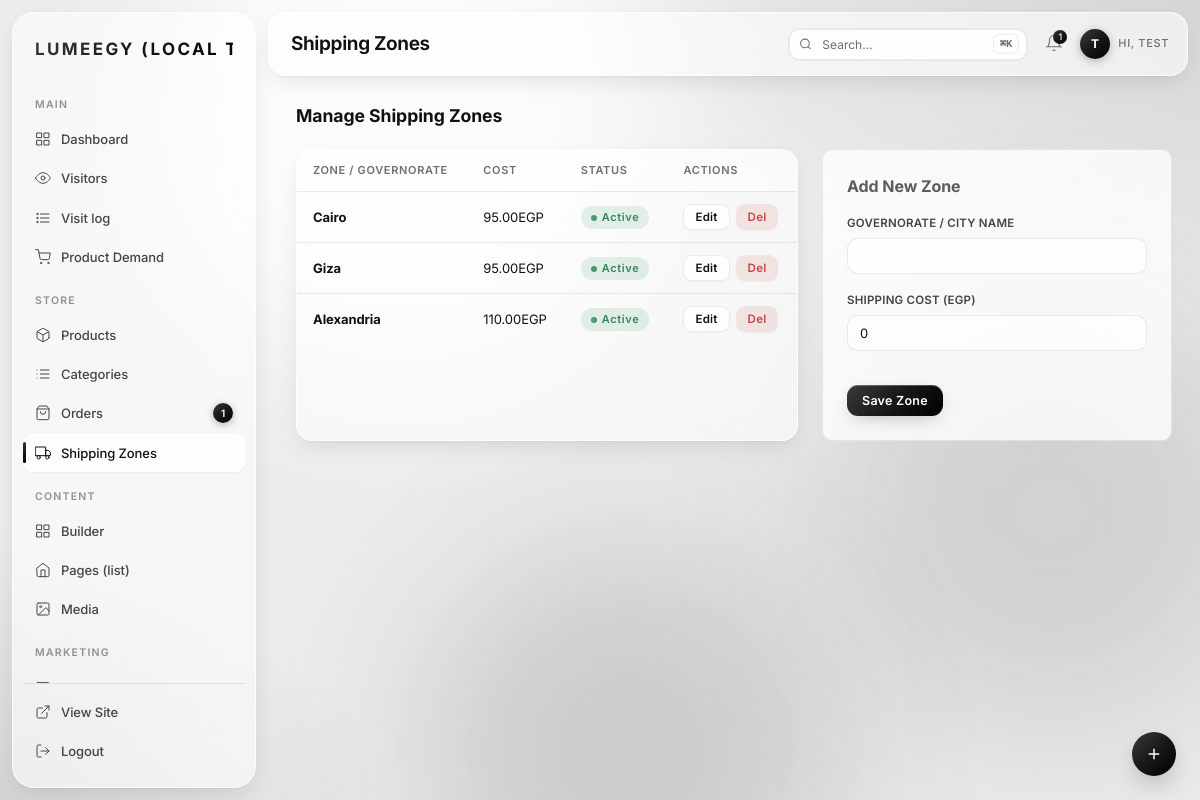
/admin/shipping.php (signed in), run on the app's committed database.
### tables this page shows
CREATE TABLE IF NOT EXISTS users (
    id INT UNSIGNED NOT NULL AUTO_INCREMENT,
    first_name VARCHAR(100) NOT NULL DEFAULT '',
    last_name VARCHAR(100) NOT NULL DEFAULT '',
    email VARCHAR(190) NOT NULL,
    phone VARCHAR(30) NULL,
    password_hash VARCHAR(255) NOT NULL,
    google_id VARCHAR(64) NULL,
    role VARCHAR(20) NOT NULL DEFAULT 'customer',       
    welcome_discount_pct DECIMAL(5,2) NULL DEFAULT NULL,
    welcome_discount_order_id INT UNSIGNED NULL DEFAULT NULL,
    welcome_discount_used_at DATETIME NULL DEFAULT NULL,
    created_at TIMESTAMP NOT NULL DEFAULT CURRENT_TIMESTAMP,
    updated_at TIMESTAMP NULL DEFAULT NULL ON UPDATE CURRENT_TIMESTAMP,
    PRIMARY KEY (id),
    UNIQUE KEY email (email),
    KEY google_id (google_id),
    KEY role (role)
);

CREATE TABLE IF NOT EXISTS shipping_zones (
    id INT UNSIGNED NOT NULL AUTO_INCREMENT,
    name VARCHAR(150) NOT NULL,
    cost DECIMAL(10,2) NOT NULL DEFAULT 0,
    is_active TINYINT(1) NOT NULL DEFAULT 1,
    sort_order INT NOT NULL DEFAULT 0,
    created_at TIMESTAMP NOT NULL DEFAULT CURRENT_TIMESTAMP,
    PRIMARY KEY (id),
    UNIQUE KEY name (name)
);

### config/database.php (called while the page is built, shortened)
<?php
function db(): PDO {
    static $pdo = null;
    if ($pdo !== null) return $pdo;
    $dsn = sprintf(
        'mysql:host=%s;dbname=%s;charset=%s',
        DB_HOST, DB_NAME, DB_CHARSET
    );
    $options = [
        PDO::ATTR_ERRMODE            => PDO::ERRMODE_EXCEPTION,
        PDO::ATTR_DEFAULT_FETCH_MODE => PDO::FETCH_ASSOC,
        PDO::ATTR_EMULATE_PREPARES   => false,
    ];
    try {
        $pdo = new PDO($dsn, DB_USER, DB_PASS, $options);
        $pdo->exec("SET time_zone = '" . date('P') . "'");
    } catch (PDOException $e) {
        lume_fail('PDOException: ' . $e->getMessage(), 'database connection');
        exit;
    }
    return $pdo;
}

### admin/includes/auth.php (called while the page is built, shortened)
<?php
require_once __DIR__ . '/../../includes/functions.php';
$adminUser = current_user();

### admin/shipping.php (the view, shortened to what this page needs)
<?php
require_once __DIR__ . '/includes/auth.php';
$pageTitle = 'Shipping Zones';
$adminPage = 'shipping';
$zones = db()->query('SELECT * FROM shipping_zones ORDER BY sort_order ASC, name ASC')->fetchAll();
require_once __DIR__ . '/includes/header.php';
?>
<div class="admin-toolbar">
    <div class="admin-toolbar__left">
        <h2 style="font-size:1.1rem">Manage Shipping Zones</h2>
    </div>
</div>
<div style="display:grid;grid-template-columns:1fr 350px;gap:24px;">
    <div class="admin-table-wrap">
        <table class="admin-table">
            <thead>
                <tr>
                    <th>Zone / Governorate</th>
                    <th>Cost</th>
                    <th>Status</th>
                    <th>Actions</th>
                </tr>
            </thead>
            <tbody>
                <?php if (empty($zones)): ?>
                <tr><td colspan="4" style="text-align:center;color:var(--a-muted)">No zones found.</td></tr>
                <?php else: ?>
                    <?php foreach ($zones as $z): ?>
                    <tr>
                        <td><strong><?= h($z['name']) ?></strong></td>
                        <td><?= money((float)$z['cost']) ?></td>
                        <td>
                            <?php if ($z['is_active']): ?>
                                <span class="admin-badge admin-badge--active">Active</span>
                            <?php else: ?>
                                <span class="admin-badge admin-badge--inactive">Inactive</span>
                            <?php endif; ?>
                        </td>
                        <td>
                            <div class="admin-table__actions">
                                <button type="button" class="admin-btn admin-btn--sm" onclick="editZone(<?= htmlspecialchars(json_encode($z)) ?>)">Edit</button>
                                <form method="post" onsubmit="return confirm('Delete this zone?');" style="display:inline">
                                    <button type="submit" class="admin-btn admin-btn--sm admin-btn--danger">Del</button>
                                </form>
                            </div>
                        </td>
                    </tr>
                    <?php endforeach; ?>
                <?php endif; ?>
            </tbody>
        </table>
    </div>
    <div>
        <div style="background:var(--a-surface);border:1px solid var(--a-border);border-radius:var(--a-radius);padding:24px;">
            <h3 id="form-title" style="font-size:1rem;margin-bottom:16px;color:var(--a-gold)">Add New Zone</h3>
            <form method="post" class="admin-form" id="zone-form">
                <div class="admin-form__group">
                    <label>Governorate / City Name</label>
                    <input type="text" name="name" id="form-name" required>
                </div>
                <div class="admin-form__group">
                    <label>Shipping Cost (EGP)</label>
                    <input type="number" name="cost" id="form-cost" min="0" step="0.01" value="0" required>
                </div>
                <div style="margin-top:16px;display:flex;gap:8px">
                    <button type="submit" class="admin-btn admin-btn--primary">Save Zone</button>
                </div>
            </form>
        </div>
    </div>
</div>
<?php require_once __DIR__ . '/includes/footer.php'; ?>

### admin/includes/header.php (shortened to what this page needs)
<?php
$adminPage = $adminPage ?? 'dashboard';
$unreadMessages = 0;
$pendingOrders = 0;
try {
    $unreadMessages = (int) db()->query('SELECT COUNT(*) FROM contact_messages WHERE is_read = 0')->fetchColumn();
    $pendingOrders = (int) db()->query('SELECT COUNT(*) FROM orders WHERE status = "pending"')->fetchColumn();
} catch (Exception $e) {
}
$totalNotifs = $unreadMessages + $pendingOrders;
?>
<!DOCTYPE html>
<html lang="en">
<head>
    <title><?= h($pageTitle ?? 'Admin') ?> — <?= h(setting('site_name', SITE_NAME)) ?></title>
    <link rel="stylesheet" href="<?= SITE_URL ?>/admin/assets/css/admin.css?v=<?= filemtime(__DIR__ . '/../assets/css/admin.css') ?>">
    <link rel="stylesheet" href="<?= SITE_URL ?>/admin/assets/css/glass.css?v=<?= filemtime(__DIR__ . '/../assets/css/glass.css') ?>">
    <link rel="stylesheet" href="<?= SITE_URL ?>/admin/assets/css/media-kit.css?v=<?= filemtime(__DIR__ . '/../assets/css/media-kit.css') ?>">
</head>
<body data-page="<?= h($adminPage) ?>">
<div class="g-backdrop" aria-hidden="true"><span></span><span></span><span></span></div>
<div class="admin-layout">
    <aside class="admin-sidebar" id="admin-sidebar">
        <div class="admin-sidebar__logo">
            <a href="<?= SITE_URL ?>/admin/"><?= h(setting('site_name', SITE_NAME)) ?></a>
        </div>
        <nav class="admin-sidebar__nav">
            <div class="admin-nav-section">Main</div>
            <a href="<?= SITE_URL ?>/admin/" class="admin-nav-link <?= $adminPage === 'dashboard' ? 'active' : '' ?>">
                <svg viewBox="0 0 24 24"><rect x="3" y="3" width="7" height="7"/><rect x="14" y="3" width="7" height="7"/><rect x="14" y="14" width="7" height="7"/><rect x="3" y="14" width="7" height="7"/></svg>
                <span>Dashboard</span>
            </a>
            <a href="<?= SITE_URL ?>/admin/analytics.php" class="admin-nav-link <?= $adminPage === 'analytics' ? 'active' : '' ?>">
                <svg viewBox="0 0 24 24"><path d="M1 12s4-8 11-8 11 8 11 8-4 8-11 8-11-8-11-8z"/><circle cx="12" cy="12" r="3"/></svg>
                <span>Visitors</span>
            </a>
            <a href="<?= SITE_URL ?>/admin/visits.php" class="admin-nav-link <?= $adminPage === 'visits' ? 'active' : '' ?>">
                <svg viewBox="0 0 24 24"><line x1="8" y1="6" x2="21" y2="6"/><line x1="8" y1="12" x2="21" y2="12"/><line x1="8" y1="18" x2="21" y2="18"/><circle cx="3.5" cy="6" r="1"/><circle cx="3.5" cy="12" r="1"/><circle cx="3.5" cy="18" r="1"/></svg>
                <span>Visit log</span>
            </a>
            <a href="<?= SITE_URL ?>/admin/demand.php" class="admin-nav-link <?= $adminPage === 'demand' ? 'active' : '' ?>">
                <svg viewBox="0 0 24 24"><circle cx="9" cy="21" r="1"/><circle cx="20" cy="21" r="1"/><path d="M1 1h4l2.68 13.39a2 2 0 0 0 2 1.61h9.72a2 2 0 0 0 2-1.61L23 6H6"/></svg>
                <span>Product Demand</span>
            </a>
            <div class="admin-nav-section">Store</div>
            <a href="<?= SITE_URL ?>/admin/products.php" class="admin-nav-link <?= $adminPage === 'products' ? 'active' : '' ?>">
                <svg viewBox="0 0 24 24"><path d="M21 16V8a2 2 0 0 0-1-1.73l-7-4a2 2 0 0 0-2 0l-7 4A2 2 0 0 0 3 8v8a2 2 0 0 0 1 1.73l7 4a2 2 0 0 0 2 0l7-4A2 2 0 0 0 21 16z"/><polyline points="3.27 6.96 12 12.01 20.73 6.96"/><line x1="12" y1="22.08" x2="12" y2="12"/></svg>
                <span>Products</span>
            </a>
            <a href="<?= SITE_URL ?>/admin/categories.php" class="admin-nav-link <?= $adminPage === 'categories' ? 'active' : '' ?>">
                <svg viewBox="0 0 24 24"><line x1="8" y1="6" x2="21" y2="6"/><line x1="8" y1="12" x2="21" y2="12"/><line x1="8" y1="18" x2="21" y2="18"/><line x1="3" y1="6" x2="3.01" y2="6"/><line x1="3" y1="12" x2="3.01" y2="12"/><line x1="3" y1="18" x2="3.01" y2="18"/></svg>
                <span>Categories</span>
            </a>
            <a href="<?= SITE_URL ?>/admin/orders.php" class="admin-nav-link <?= $adminPage === 'orders' ? 'active' : '' ?>">
                <svg viewBox="0 0 24 24"><path d="M6 2L3 6v14a2 2 0 0 0 2 2h14a2 2 0 0 0 2-2V6l-3-4z"/><line x1="3" y1="6" x2="21" y2="6"/><path d="M16 10a4 4 0 0 1-8 0"/></svg>
                <span>Orders</span>
                <?php if ($pendingOrders > 0): ?>
                    <span class="admin-nav-badge"><?= $pendingOrders ?></span>
                <?php endif; ?>
            </a>
            <a href="<?= SITE_URL ?>/admin/shipping.php" class="admin-nav-link <?= $adminPage === 'shipping' ? 'active' : '' ?>">
                <svg viewBox="0 0 24 24"><rect x="1" y="3" width="15" height="13"/><polygon points="16 8 20 8 23 11 23 16 16 16 16 8"/><circle cx="5.5" cy="18.5" r="2.5"/><circle cx="18.5" cy="18.5" r="2.5"/></svg>
                <span>Shipping Zones</span>
            </a>
            <div class="admin-nav-section">Content</div>
            <a href="<?= SITE_URL ?>/admin/builder.php" class="admin-nav-link <?= $adminPage === 'builder' ? 'active' : '' ?>">
                <svg viewBox="0 0 24 24"><rect x="3" y="3" width="7" height="7"/><rect x="14" y="3" width="7" height="7"/><rect x="14" y="14" width="7" height="7"/><rect x="3" y="14" width="7" height="7"/></svg>
                <span>Builder</span>
            </a>
            <a href="<?= SITE_URL ?>/admin/homepage.php" class="admin-nav-link <?= $adminPage === 'homepage' ? 'active' : '' ?>">
                <svg viewBox="0 0 24 24"><path d="M3 9l9-7 9 7v11a2 2 0 0 1-2 2H5a2 2 0 0 1-2-2z"/><polyline points="9 22 9 12 15 12 15 22"/></svg>
                <span>Pages (list)</span>
            </a>
            <a href="<?= SITE_URL ?>/admin/media.php" class="admin-nav-link <?= $adminPage === 'media' ? 'active' : '' ?>">
                <svg viewBox="0 0 24 24"><rect x="3" y="3" width="18" height="18" rx="2" ry="2"/><circle cx="8.5" cy="8.5" r="1.5"/><polyline points="21 15 16 10 5 21"/></svg>
                <span>Media</span>
            </a>
            <div class="admin-nav-section">Marketing</div>
            <a href="<?= SITE_URL ?>/admin/subscribers.php" class="admin-nav-link <?= $adminPage === 'subscribers' ? 'active' : '' ?>">
                <svg viewBox="0 0 24 24"><path d="M4 4h16c1.1 0 2 .9 2 2v12c0 1.1-.9 2-2 2H4c-1.1 0-2-.9-2-2V6c0-1.1.9-2 2-2z"/><polyline points="22 6 12 13 2 6"/></svg>
                <span>Subscribers</span>
            </a>
        </nav>
        <div class="admin-sidebar__bottom">
            <a href="<?= SITE_URL ?>/" class="admin-nav-link" target="_blank">
                <svg viewBox="0 0 24 24"><path d="M18 13v6a2 2 0 0 1-2 2H5a2 2 0 0 1-2-2V8a2 2 0 0 1 2-2h6"/><polyline points="15 3 21 3 21 9"/><line x1="10" y1="14" x2="21" y2="3"/></svg>
                <span>View Site</span>
            </a>
            <a href="<?= SITE_URL ?>/account.php?action=logout" class="admin-nav-link">
                <svg viewBox="0 0 24 24"><path d="M9 21H5a2 2 0 0 1-2-2V5a2 2 0 0 1 2-2h4"/><polyline points="16 17 21 12 16 7"/><line x1="21" y1="12" x2="9" y2="12"/></svg>
                <span>Logout</span>
            </a>
        </div>
    </aside>
    <div class="admin-main">
        <header class="admin-topbar">
            <div class="admin-topbar__left">
                <h1 class="admin-topbar__title"><?= h($pageTitle ?? 'Dashboard') ?></h1>
            </div>
            <div class="admin-topbar__right">
                <div class="admin-topbar__search">
                    <svg viewBox="0 0 24 24"><circle cx="11" cy="11" r="8"/><line x1="21" y1="21" x2="16.65" y2="16.65"/></svg>
                    <input type="text" placeholder="Search…" readonly onclick="AdminUI.openSearch()" id="topbar-search-trigger">
                    <span class="admin-topbar__search-shortcut">⌘K</span>
                </div>
                <div style="position:relative" id="admin-notif-wrapper">
                    <button class="admin-notif-btn" id="admin-notif-btn" title="<?= $totalNotifs ?> notifications">
                        <svg viewBox="0 0 24 24"><path d="M18 8A6 6 0 0 0 6 8c0 7-3 9-3 9h18s-3-2-3-9"/><path d="M13.73 21a2 2 0 0 1-3.46 0"/></svg>
                        <?php if ($totalNotifs > 0): ?>
                            <span class="admin-notif-badge"><?= $totalNotifs > 9 ? '9+' : $totalNotifs ?></span>
                        <?php endif; ?>
                    </button>
                </div>
                <span class="admin-topbar__user" data-initial="<?= h(function_exists('mb_substr') ? mb_strtoupper(mb_substr($adminUser['first_name'] ?? 'A', 0, 1)) : strtoupper(substr($adminUser['first_name'] ?? 'A', 0, 1))) ?>">Hi, <?= h($adminUser['first_name']) ?></span>
            </div>
        </header>
        <div class="admin-content">

### includes/functions.php (shortened to what this page needs)
<?php
require_once __DIR__ . '/../config/database.php';
function current_user(): ?array
{
    $stmt = db()->prepare('SELECT id, first_name, last_name, email, role FROM users WHERE id = ?');
    $stmt->execute([$_SESSION['user_id']]);
    $user = $stmt->fetch() ?: null;
    return $user;
}
function currency_symbol(): string
{
    $symbol = setting('currency_symbol', '');
    if (!$symbol || !is_string($symbol) || strlen($symbol) > 10 || preg_match('/^\d+$/', trim($symbol))) {
        $symbol = defined('CURRENCY_SYMBOL') ? CURRENCY_SYMBOL : 'EGP ';
    }
    if (!is_string($symbol) || strlen($symbol) > 10 || preg_match('/^\d+$/', trim($symbol))) {
        $symbol = 'EGP ';
    }
    return $symbol;
}
function money(float $amount): string
{
    return '<span class="lume-price-val">' . number_format($amount, 2) . '</span><span class="lume-price-cur">' . currency_symbol() . '</span>';
}
function h(string $s): string
{
    return htmlspecialchars($s, ENT_QUOTES | ENT_SUBSTITUTE, 'UTF-8');
}
function setting(string $key, string $default = ''): string
{
    static $all = null;
    if ($all === null) {
        try {
            $all = db()->query('SELECT key_name, value FROM settings')->fetchAll(PDO::FETCH_KEY_PAIR);
        } catch (\Exception $e) {
            $all = [];
        }
    }
    return array_key_exists($key, $all) && $all[$key] !== null ? (string) $all[$key] : $default;
}

### data on the page
users: first_name "TEST"
shipping_zones: name "Cairo", amount "95.00", is_active "Active"
shipping_zones: name "Giza", amount "95.00", is_active "Active"
shipping_zones: name "Alexandria", amount "110.00", is_active "Active"

### other printed values
$pendingOrders "1"
$pageTitle "Shipping Zones"
$totalNotifs "1"
